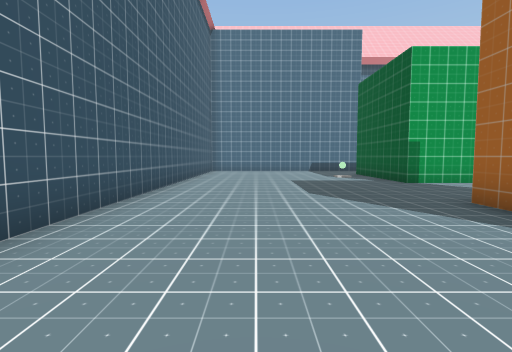
[1] (above)

24 first-person views from a walk through a Unity game level. The camera is 1.5 m above the floor, tilts 4° down and sees 85° across. The floor is counted in squares, 2 m on a side. Each view is taken from the middle of a square. On the plan, view 1 faces up. The plan holds only what a view shows up to about 10 squares ahead; the rest is blank. The place goes on beyond the plan. The player character is not drawn. Some surface patterns are stand-ins.

[2]
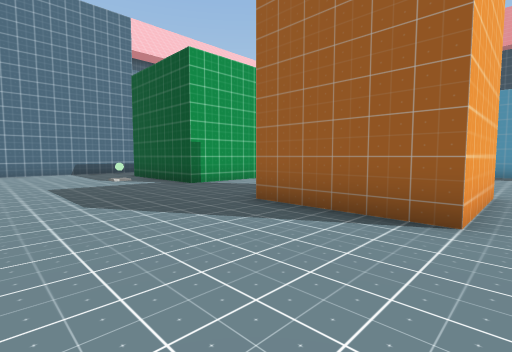

[3]
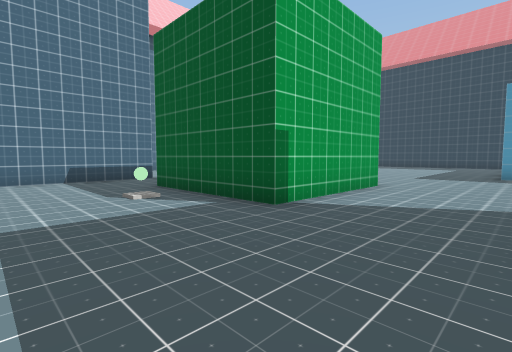

[4]
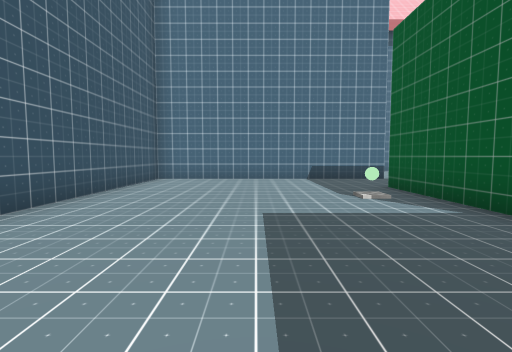

[5]
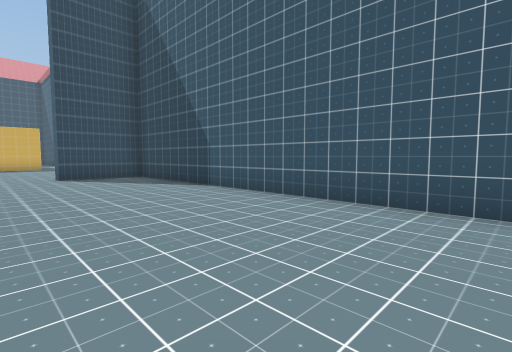

[6]
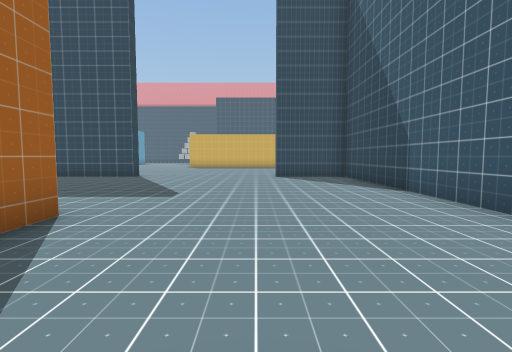

[7]
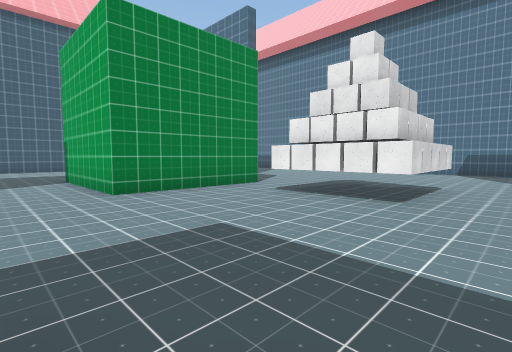

[8]
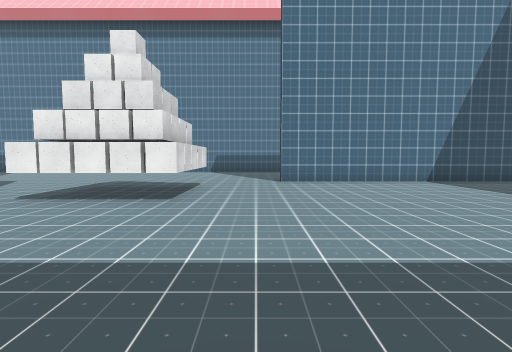

[9]
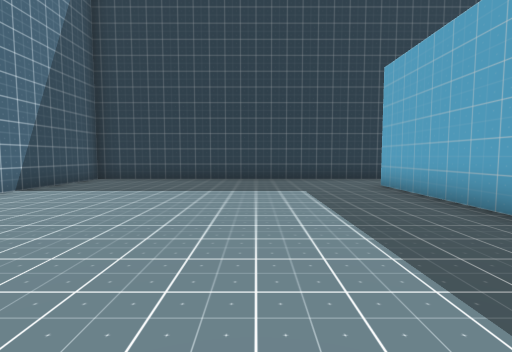

[10]
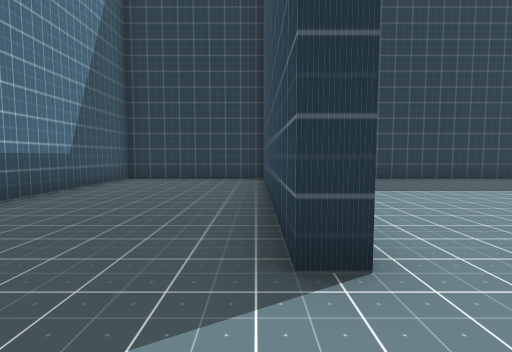

[11]
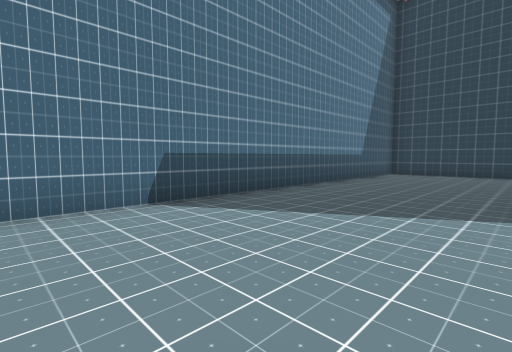

[12]
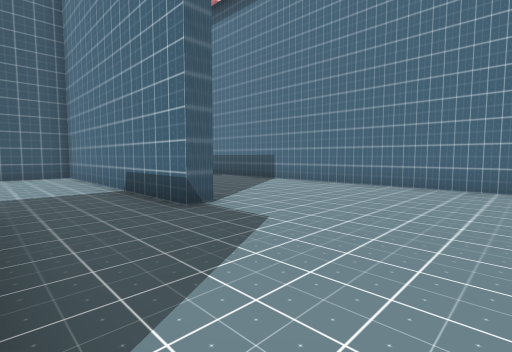

[13]
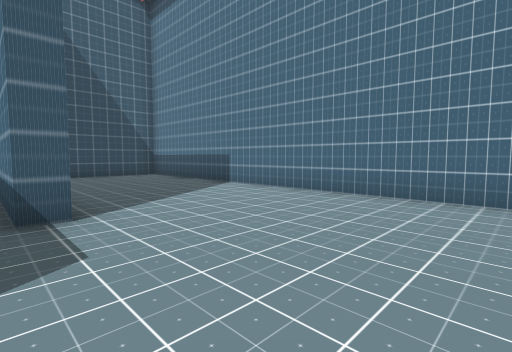

[14]
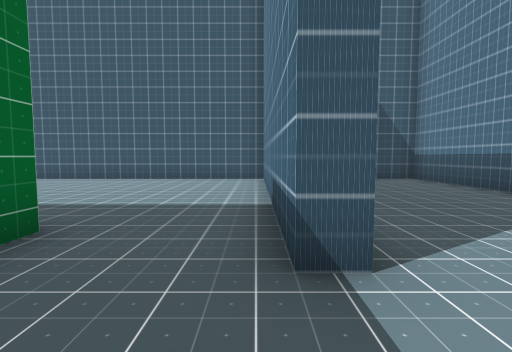

[15]
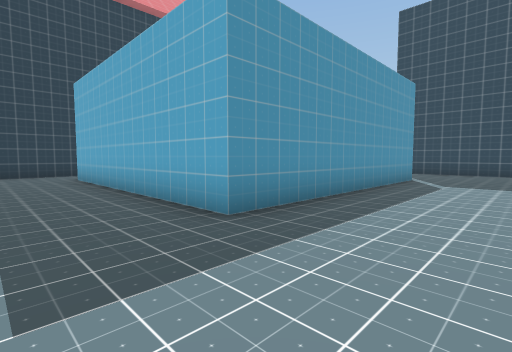

[16]
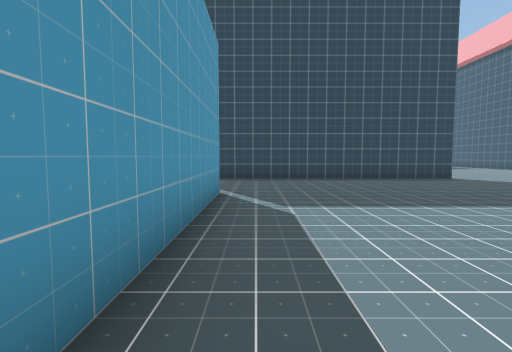

[17]
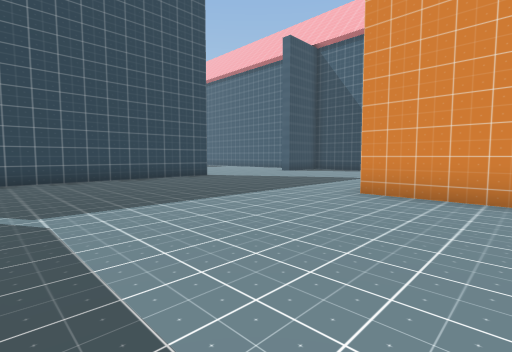

[18]
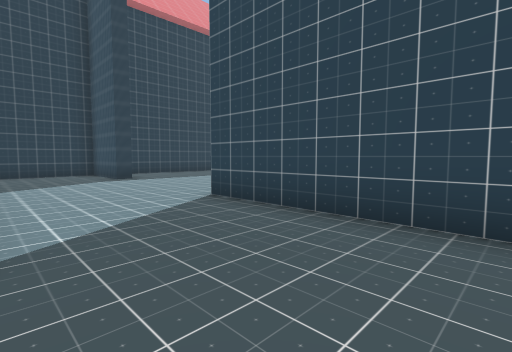

[19]
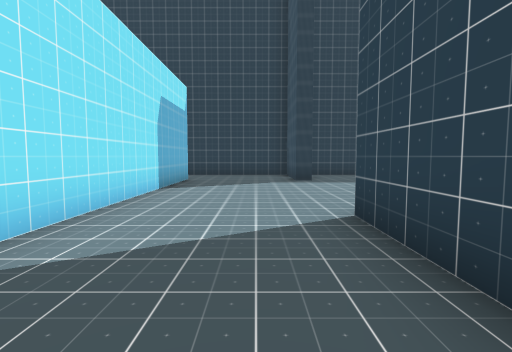

[20]
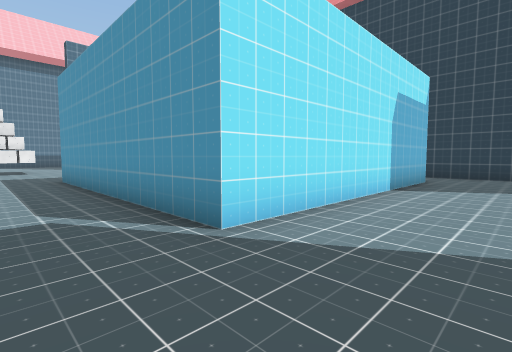

[21]
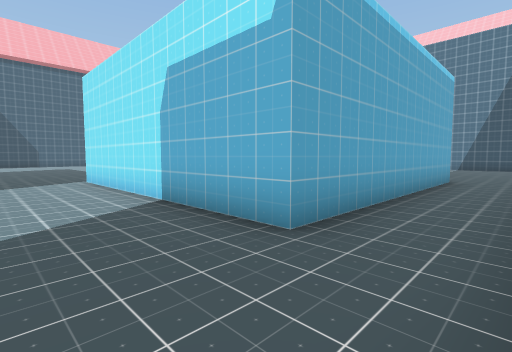

[22]
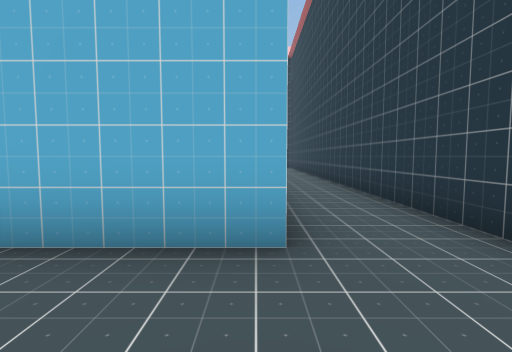

[23]
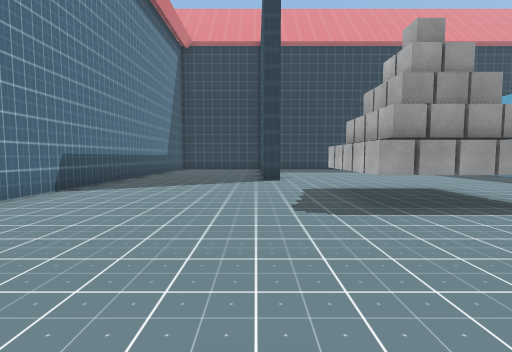

[24]
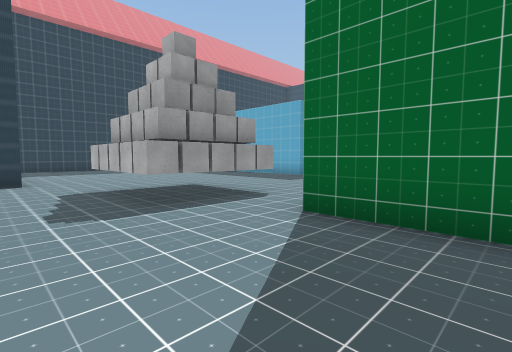

### Floor plan
Points are (right, up) in squares from view 1. A wall is a line through its corners. A room is listed if a view was taken in it or the views show most of it. See-through windows are left out.
Room 1 (views 1, 2, 3, 4, 5, 6, 7, 8, 9, 10, 11, 12, 13, 14, 15, 16, 17, 18, 19, 20, 21, 22, 23, 24)
walls: (8.3, 7.8) (4.3, 7.8) (4.3, 11.8) (8.3, 11.8) (8.3, 7.8); (12.7, 5.7) (20.3, 5.7) (20.3, -1.8) (12.7, -1.8) (12.7, 5.7); (6.5, 3.9) (6.5, 1.5) (3.5, 1.5) (3.5, 4.5); (5.3, 14.9) (5.3, 14.2) (-2.2, 14.2) (-2.2, -5); (5.4, -5.3) (14.5, -5.3); (22.3, 14.8) (22.3, 19.2) (-2.2, 19.2) (-2.2, 16.2); (19.6, -5.3) (21, -5.3); (-2, -5.3) (0.2, -5.3); (22.3, -4) (22.3, 14.2) (14.7, 14.2) (14.7, 14.7) (21.6, 14.7)
objects: other object (3, 10); other object (10, 11); other object (10, 12); other object (10, 13); other object (11, 11); other object (11, 13); other object (12, 11); other object (12, 13)

Where each view was taken, in squares from view 1:
view 1: 0 up, 0 right, facing up
view 2: 1 up, 0 right, facing up-right
view 3: 5 up, 1 right, facing up-right
view 4: 5 up, 1 right, facing up
view 5: 5 up, 2 right, facing down-left
view 6: 5 up, 1 right, facing down
view 7: 6 up, 14 right, facing up-left
view 8: 6 up, 14 right, facing up
view 9: 9 up, 13 right, facing right
view 10: 15 up, 13 right, facing right
view 11: 15 up, 10 right, facing up-right
view 12: 12 up, 9 right, facing up-left
view 13: 14 up, 9 right, facing up-left
view 14: 14 up, 7 right, facing left
view 15: 8 up, 10 right, facing down-right
view 16: 4 up, 12 right, facing down
view 17: 4 up, 12 right, facing down-left
view 18: 2 down, 10 right, facing down-right
view 19: 4 down, 11 right, facing right
view 20: 4 down, 11 right, facing up-right
view 21: 4 down, 22 right, facing up-left
view 22: 4 down, 20 right, facing up
view 23: 15 up, 6 right, facing right
view 24: 15 up, 6 right, facing down-right
